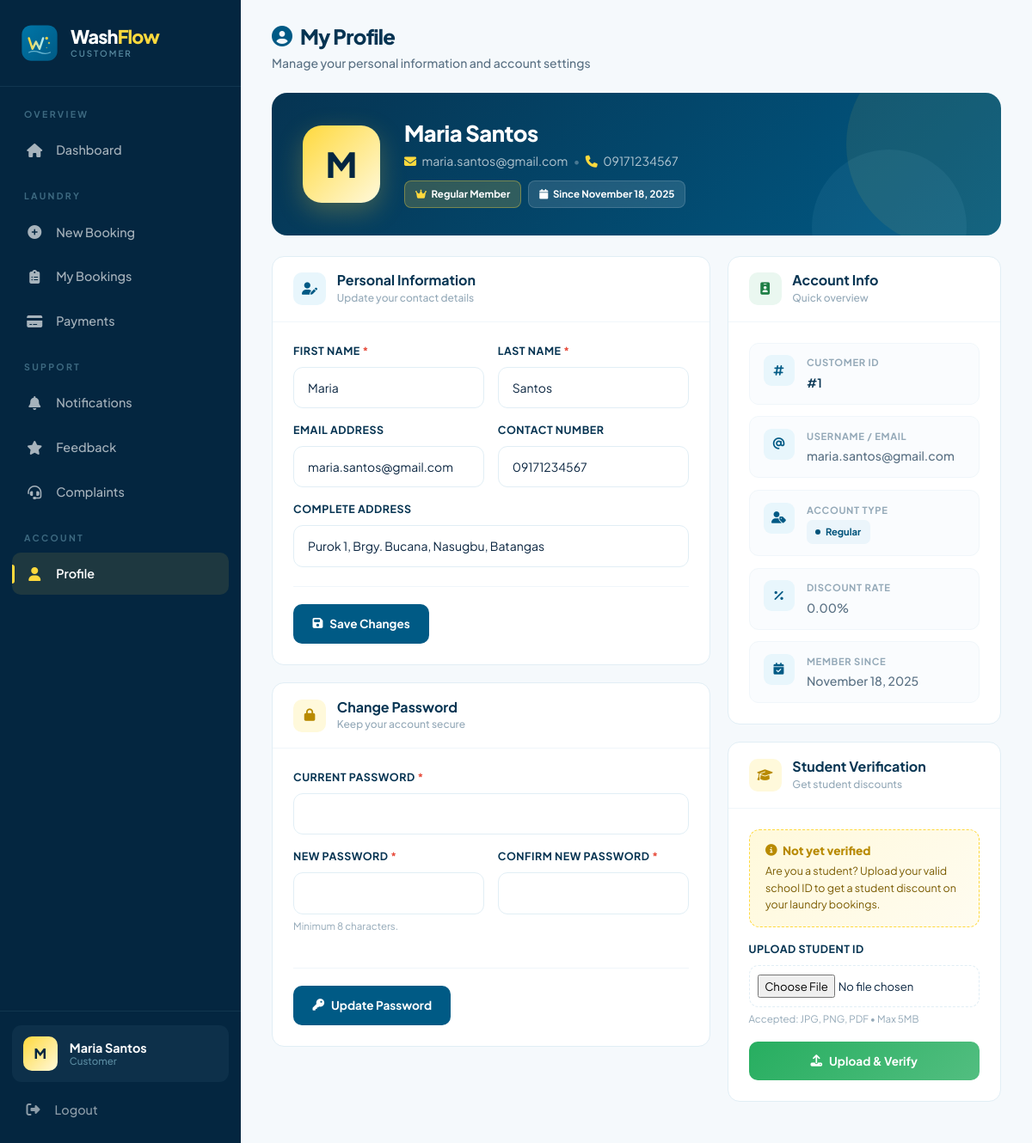
Screenshot of /profile.php (signed in) with the database file from the repository.
### tables this page shows
CREATE TABLE `customer_info` (
  `Customer_ID` int(11) NOT NULL,
  `first_name` varchar(100) NOT NULL,
  `last_name` varchar(100) NOT NULL,
  `email` varchar(150) DEFAULT NULL,
  `register_date` date DEFAULT NULL,
  `contact_number` varchar(20) DEFAULT NULL,
  `Address` varchar(255) DEFAULT NULL,
  `account_type` enum('regular','student') NOT NULL DEFAULT 'regular',
  `student_id_path` varchar(255) DEFAULT NULL,
  `discount_rate` decimal(5,2) NOT NULL DEFAULT 0.00,
  `created_at` datetime NOT NULL DEFAULT current_timestamp(),
  `updated_at` datetime NOT NULL DEFAULT current_timestamp() ON UPDATE current_timestamp(),
  `password` varchar(255) NOT NULL
);

### profile.php (the view, shortened to what the rows shown need)
<?php
require_once 'db_connect.php';
$customer_id = (int)($_SESSION['customer_id'] ?? 0);
$customer = null;
try {
    $stmt = $conn->prepare("
        SELECT Customer_ID, first_name, last_name, email, contact_number, Address,
               account_type, register_date, discount_rate, student_id_path,
               created_at, updated_at
        FROM customer_info
        WHERE Customer_ID = ?
        LIMIT 1
    ");
    $stmt->bind_param('i', $customer_id);
    $stmt->execute();
    $customer = $stmt->get_result()->fetch_assoc();
} catch (Exception $e) {
    Logger::error('Profile fetch failed', ['error' => $e->getMessage()]);
}
$firstName = $customer['first_name'] ?? '';
$lastName  = $customer['last_name']  ?? '';
$fullName  = trim($firstName . ' ' . $lastName) ?: 'Customer';
$initial   = strtoupper(substr($firstName ?: 'U', 0, 1));
$email     = $customer['email']          ?? '';
$contact   = $customer['contact_number'] ?? '';
$address   = $customer['Address']        ?? '';
$account_type = $customer['account_type'] ?? 'regular';
$is_student   = $account_type === 'student';
$member_since = !empty($customer['created_at'])
    ? date('F j, Y', strtotime($customer['created_at']))
    : (!empty($customer['register_date'])
        ? date('F j, Y', strtotime($customer['register_date']))
        : '—');
?>
<!DOCTYPE html>
<html lang="en">
<head>
<link href="https://cdn.jsdelivr.net/npm/bootstrap@5.3.0/dist/css/bootstrap.min.css" rel="stylesheet">
<link href="https://cdnjs.cloudflare.com/ajax/libs/font-awesome/6.4.0/css/all.min.css" rel="stylesheet">
</head>
<body>
<div class="wf-layout">
    <aside class="wf-sidebar" id="wfSidebar">
        <div class="wf-sidebar-footer">
            <div class="wf-user-card">
                <div class="wf-user-avatar"><?= htmlspecialchars($initial) ?></div>
                <div class="wf-user-info">
                    <div class="wf-user-name"><?= htmlspecialchars($fullName) ?></div>
                    <div class="wf-user-role">Customer</div>
                </div>
            </div>
        </div>
    </aside>
    <main class="wf-main">
        <div class="wf-page-head">
            <div>
                <h1><i class="fas fa-user-circle" style="color:var(--primary);"></i> My Profile</h1>
            </div>
        </div>
        <div class="wf-profile-hero">
            <div class="wf-avatar-large"><?= htmlspecialchars($initial) ?></div>
            <div class="wf-hero-info">
                <h2><?= htmlspecialchars($fullName) ?></h2>
                <p>
                    <i class="fas fa-envelope"></i>
                    <?= htmlspecialchars($email ?: 'No email set') ?>
                    <?php if ($contact): ?>
                        <span style="opacity:0.4;">•</span>
                        <i class="fas fa-phone"></i>
                        <?= htmlspecialchars($contact) ?>
                    <?php endif; ?>
                </p>
                <div class="wf-hero-badges">
                    <span class="wf-hero-badge gold">
                        <i class="fas fa-crown"></i> <?= $is_student ? 'Student' : 'Regular' ?> Member
                    </span>
                    <span class="wf-hero-badge">
                        <i class="fas fa-calendar"></i> Since <?= htmlspecialchars($member_since) ?>
                    </span>
                </div>
            </div>
        </div>
        <div class="wf-profile-grid">
            <div>
                <div class="wf-card">
                    <div class="wf-card-body">
                        <form method="POST" action="profile.php">
                            <div class="wf-form-row">
                                <div class="wf-form-group">
                                    <label class="wf-label">First Name <span class="req">*</span></label>
                                    <input type="text" name="first_name" class="wf-input"
                                           value="<?= htmlspecialchars($firstName) ?>"
                                           maxlength="100" required>
                                </div>
                                <div class="wf-form-group">
                                    <label class="wf-label">Last Name <span class="req">*</span></label>
                                    <input type="text" name="last_name" class="wf-input"
                                           value="<?= htmlspecialchars($lastName) ?>"
                                           maxlength="100" required>
                                </div>
                            </div>
                            <div class="wf-form-row">
                                <div class="wf-form-group">
                                    <label class="wf-label">Email Address</label>
                                    <input type="email" name="email" class="wf-input"
                                           value="<?= htmlspecialchars($email) ?>"
                                           maxlength="150"
                                           placeholder="you@example.com">
                                </div>
                                <div class="wf-form-group">
                                    <label class="wf-label">Contact Number</label>
                                    <input type="text" name="contact_number" class="wf-input"
                                           value="<?= htmlspecialchars($contact) ?>"
                                           maxlength="20"
                                           placeholder="09XX XXX XXXX">
                                </div>
                            </div>
                            <div class="wf-form-group">
                                <label class="wf-label">Complete Address</label>
                                <input type="text" name="address" class="wf-input"
                                       value="<?= htmlspecialchars($address) ?>"
                                       maxlength="255"
                                       placeholder="House/Street, Barangay, City, Province">
                            </div>
                        </form>
                    </div>
                </div>
            </div>
            <div>
                <div class="wf-card">
                    <div class="wf-card-body">
                        <div class="wf-info-list">
                            <div class="wf-info-item">
                                <div>
                                    <div class="wf-info-label">Customer ID</div>
                                    <div class="wf-info-value">#<?= (int)$customer['Customer_ID'] ?></div>
                                </div>
                            </div>
                            <div class="wf-info-item">
                                <div>
                                    <div class="wf-info-label">Username / Email</div>
                                    <div class="wf-info-value muted">
                                        <?= htmlspecialchars($email ?: '—') ?>
                                    </div>
                                </div>
                            </div>
                            <div class="wf-info-item">
                                <div>
                                    <div class="wf-info-label">Discount Rate</div>
                                    <div class="wf-info-value muted">
                                        <?= number_format((float)($customer['discount_rate'] ?? 0), 2) ?>%
                                    </div>
                                </div>
                            </div>
                            <div class="wf-info-item">
                                <div>
                                    <div class="wf-info-label">Member Since</div>
                                    <div class="wf-info-value muted"><?= htmlspecialchars($member_since) ?></div>
                                </div>
                            </div>
                        </div>
                    </div>
                </div>
            </div>
        </div>
    </main>
</div>
</body>
</html>

### rows the page displays
customer_info: first_name "M", fullName "Maria Santos", email "maria.santos@gmail.com", contact_number "09171234567", created_at "November 18, 2025", first_name "Maria", last_name "Santos", address "Purok 1, Brgy. Bucana, Nasugbu, Batangas", Customer_ID "1", discount_rate "0.00"
